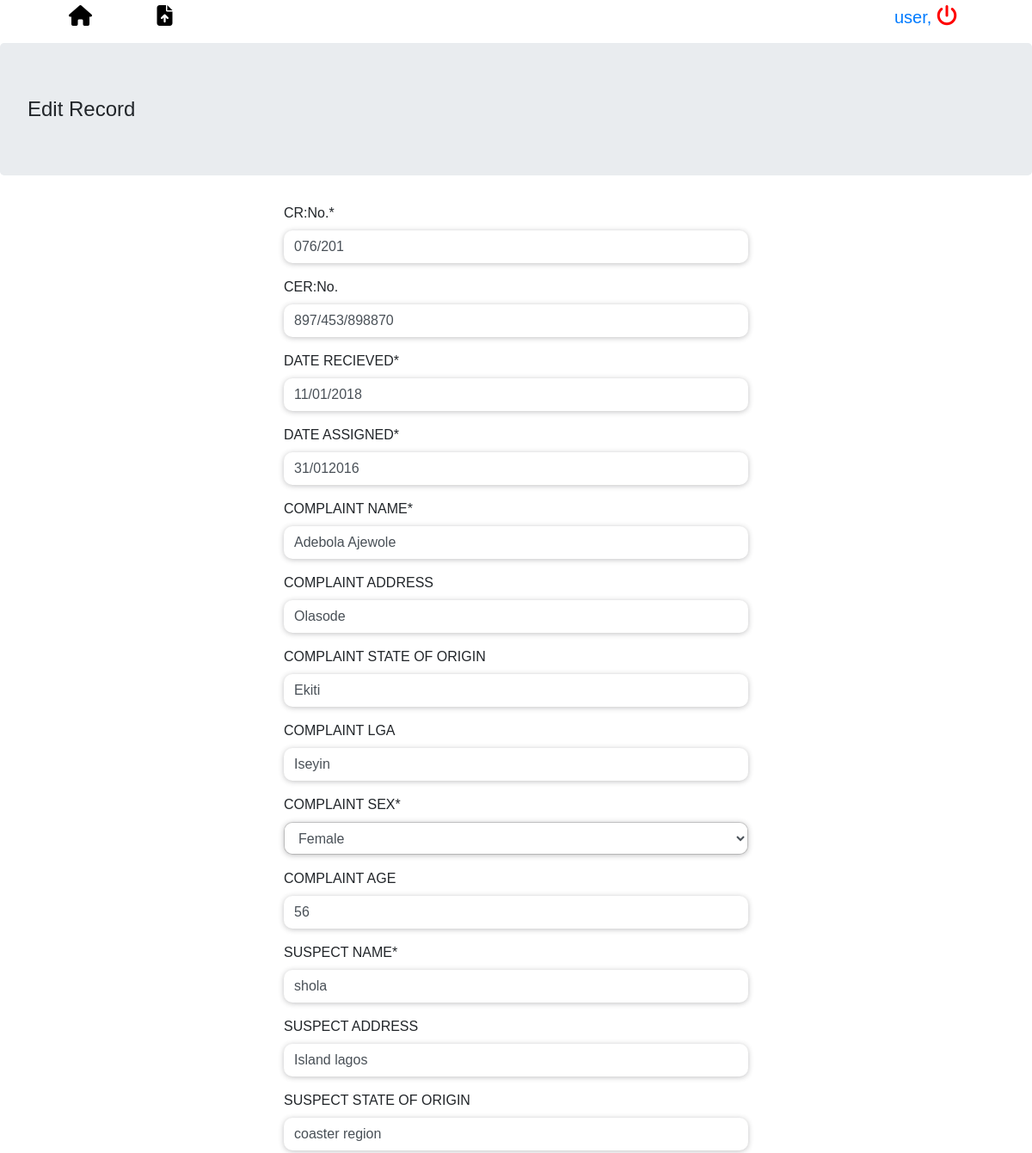
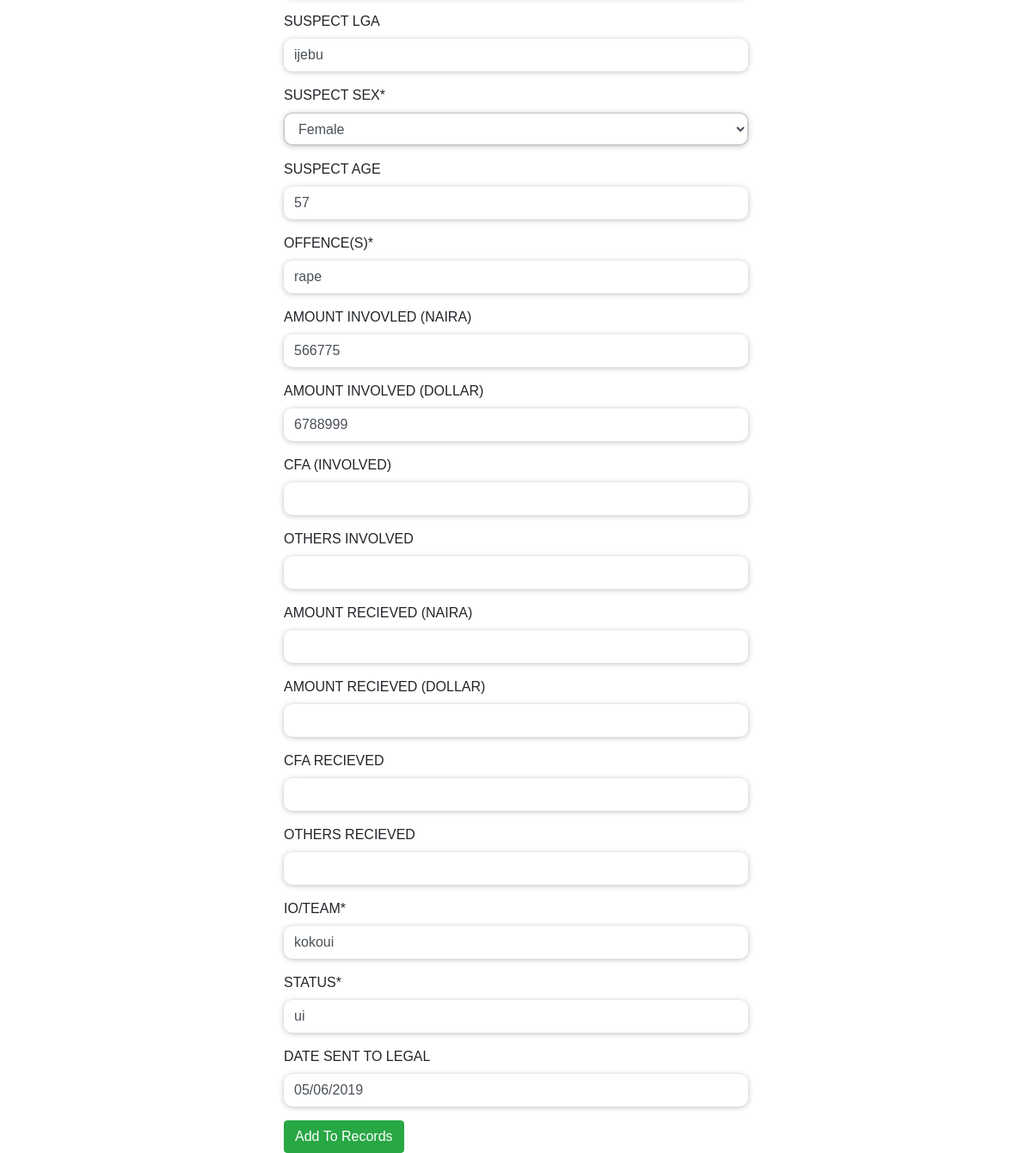
Page /single-record/5/edit/ (signed in) on the committed database (2 pictures, top to bottom).
### rp_app/models.py (models this page shows, shortened)
class CreateRecord(models.Model):
    SEX_CHOICES = [
        ('M', 'Male'),
        ('F', 'Female')
    ]
    user = models.ForeignKey(User, on_delete=models.CASCADE)
    cr_no = models.CharField(max_length=20)
    cer_no = models.CharField(max_length=20, blank=True, null=True)
    date_recieved = models.CharField(max_length=20)
    date_assigned = models.CharField(max_length=20)
    complaint_name = models.CharField(max_length=50)
    complaint_address = models.CharField(max_length=100, blank=True, null=True)
    complaint_state_of_origin = models.CharField(max_length=20, blank=True, null=True)
    complaint_LGA = models.CharField(max_length=20, blank=True, null=True)
    complaint_sex = models.CharField(max_length=6, choices=SEX_CHOICES )
    complaint_age = models.IntegerField(blank=True, null=True)
    suspect_name = models.CharField(max_length=50)
    suspect_address = models.CharField(max_length=100, blank=True, null=True)
    suspect_state_of_origin = models.CharField(max_length=20, blank=True, null=True)
    suspect_LGA = models.CharField(max_length=20, blank=True, null=True)
    suspect_sex = models.CharField(max_length=6, choices=SEX_CHOICES )
    suspect_age = models.IntegerField(blank=True, null=True)
    offence = models.CharField(max_length=100)
    amount_involved_naira = models.IntegerField(blank=True, null=True)
    amount_involved_dollar = models.IntegerField(blank=True, null=True)
    cfa_involved = models.CharField(max_length=20, blank=True, null=True)
    others_involved = models.CharField(max_length=20, blank=True, null=True)
    amount_recieved_naira = models.IntegerField(blank=True, null=True)
    amount_recieved_dollar = models.IntegerField(blank=True, null=True)
    cfa_recieved = models.CharField(max_length=20, blank=True, null=True)
    others_recieved = models.CharField(max_length=20, blank=True, null=True)
    team = models.CharField(max_length=20)
    status = models.CharField(max_length=20)
    date_sent_to_legal = models.CharField(max_length=20, blank=True, null=True)
    date_added = models.DateTimeField(auto_now_add=True)
    objects = RecordManager()

### rp_app/views.py (the view, shortened to what this page needs)
# urls.py: path('single-record/<int:pk>/edit/', views.UpdateRecord.as_view(), name='single-record-edit'),
class UpdateRecord(LoginRequiredMixin,SuccessMessageMixin, UpdateView):
    login_url = '/accounts/login'
    form_class = CreateRecordForm
    model = CreateRecord
    template_name = 'edit_record.html'
    success_url = reverse_lazy('rp_app:table-list')

### rp_app/models.py (called while the page is built)
    def get_queryset(self):
        return RecordQuerySet(self.model, using=self._db)

### templates/edit_record.html (shortened to what this page needs)
{% extends 'base.html' %}
{% load crispy_forms_tags %}
{% load bootstrap %}
{% block content %}
<div class="container">
        <div class="top">
                <div class="lead">
                    <div class="add">
                        <a href="{% url 'rp_app:table-list' %}" role="button" style="margin-right:70px"><i class='fas fa-home' style='font-size:24px;color:black'></i></a>
                        <a href="{% url 'rp_app:new-record' %}" role="button"><i class='fas fa-file-upload' style='font-size:24px;color:black'></i></a>
                    </div>
                    <div class="add2">
                        <a href="{% url 'account_logout' %}" role="button">{{ user }}, <i class="fa fa-power-off" style="font-size:24px;color:red"></i></a>
                    </div>
                </div>
        </div>
</div>
<div class="jumbotron">
    <h4>Edit Record</h4>
</div>
<div class="container">
    <section class="mb-4">
      <div class="row wow fadeIn">
        <div class='col-6 offset-3'>
        <form method="POST">
            {{ form|crispy }}
            <button type="submit" class="btn btn-success">Add To Records</button>
        </form>
        </div>
    </div>
    </section>
</div>
{% endblock %}

### statics/css/main.css (style rules this page uses)
* { margin: 0px; padding: 0px; box-sizing: border-box; }
body, html { height: 100%; font-family: sans-serif; }
a { margin: 0px; transition: all 0.4s; -webkit-transition: all 0.4s; -o-transition: all 0.4s; -moz-transition: all 0.4s; }
h1,h2,h3,h4,h5,h6 { margin: 0px; }
input { display: block; outline: none; border: none !important; }
button { outline: none !important; border: none; background: transparent; }

### templates/base.html (style rules this page uses)
.add { margin-left: 30px; width: 300px; float: left }
.add2 { margin-right: 10px; width: 100px; float: right; }
.top { height:50px; padding:5px; }
.form-control { border: 1px solid rgb(238, 238, blue238) !important; box-shadow: 0 1px 6px 0 rgba(32, 33, 36, .28); border-radius: 10px; height: var (--searchbox-height) }

### rows in the picture
CreateRecord: cr_no "076/201", cer_no "897/453/898870", date_recieved "11/01/2018", date_assigned "31/012016", complaint_name "Adebola Ajewole", complaint_address "Olasode", complaint_state_of_origin "Ekiti", complaint_LGA "Iseyin", complaint_sex "Female", complaint_age "56", suspect_name "shola", suspect_address "Island lagos", suspect_state_of_origin "coaster region", suspect_LGA "ijebu", suspect_sex "Female", suspect_age "57", offence "rape", amount_involved_naira "566775", amount_involved_dollar "6788999", team "kokoui", status "ui", date_sent_to_legal "05/06/2019"

### other values in the picture
{{ user }} "user"
